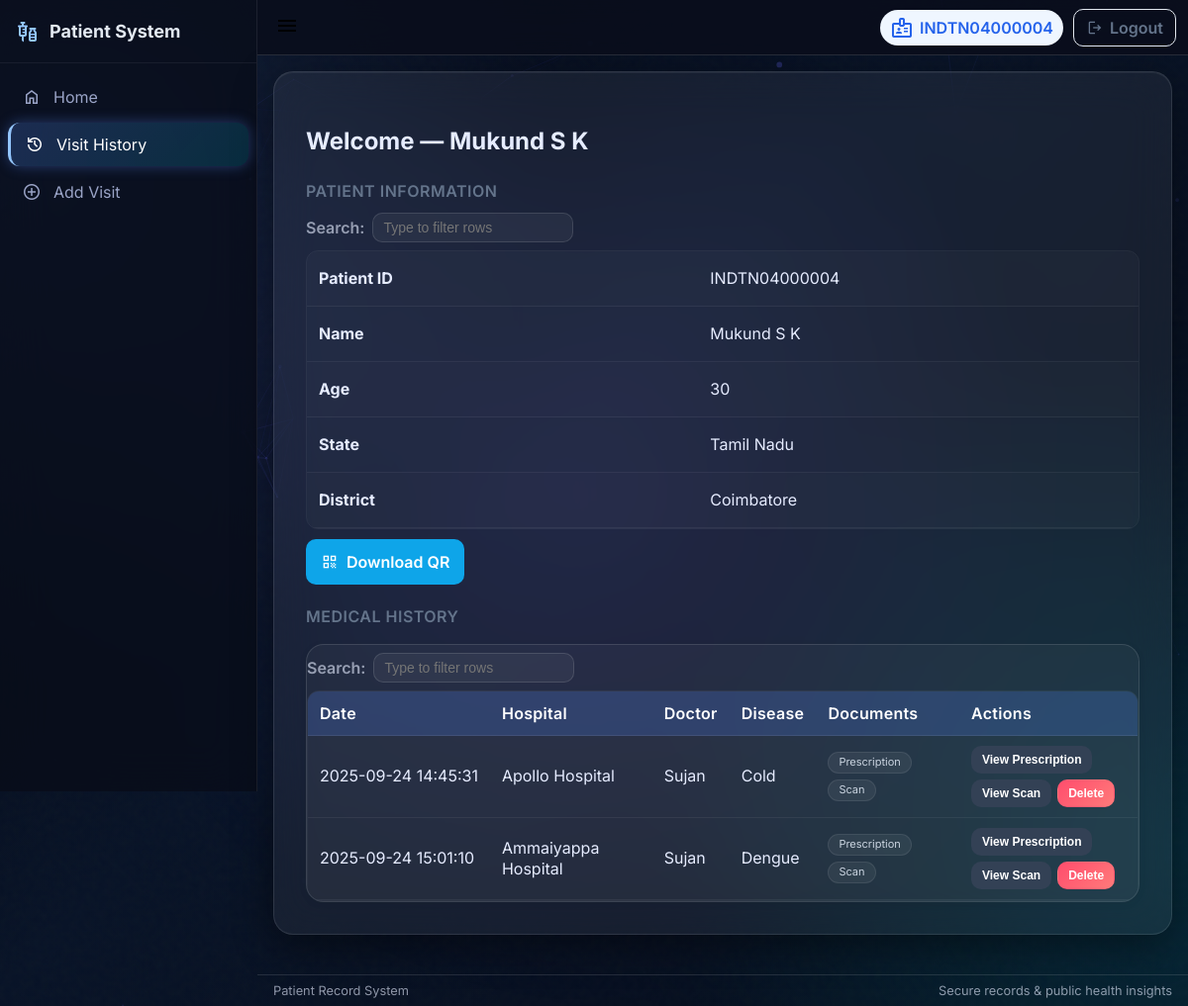
Screenshot of /past_visits/INDTN04000004 (signed in) with the database file from the repository.
### tables this page shows
CREATE TABLE patients (
                id TEXT PRIMARY KEY,
                name TEXT,
                age INTEGER,
                state TEXT,
                district TEXT,
                password TEXT,
                qr_code BLOB
            );

CREATE TABLE visits (
                visit_id INTEGER PRIMARY KEY AUTOINCREMENT,
                patient_id TEXT,
                hospital TEXT,
                doctor TEXT,
                disease TEXT,
                prescription BLOB,
                scan_doc BLOB,
                timestamp DATETIME DEFAULT CURRENT_TIMESTAMP, location TEXT,
                FOREIGN KEY (patient_id) REFERENCES patients(id)
            );

### utils/patient_routes.py (the view)
@patient_bp.route("/past_visits/<patient_id>", methods=["GET", "POST"], endpoint="past_visits")
@login_required
def past_visits(patient_id: str):
    try:
        if hasattr(current_user, 'role') and current_user.role == "patient" and hasattr(current_user, 'id') and current_user.id != patient_id:
            return ("Unauthorized", 403)
        patient = fetch_patient_by_id(patient_id)
        if not patient:
            return redirect(url_for('public.home'))
        visits = fetch_visits_by_patient_id(patient_id)
        return render_template("past_visits.html", patient=patient, visits=visits)
    except Exception as e:
        logging.error(f"Error accessing past visits for patient {patient_id}: {e}")
        return ("Internal server error", 500)

### templates/past_visits.html (shortened to what this page needs)
{% extends "base.html" %}
{% block content %}
<div class="card">
    <h2>Welcome — {{ patient.name }}</h2>
    <div class="patient-section" style="margin-bottom:20px;">
        <h3
            style="margin:0 0 10px 0; font-size:1rem; color:var(--muted); font-weight:600; text-transform:uppercase; letter-spacing:0.5px;">
            Patient Information</h3>
        <table class="table" style="margin-bottom:10px;">
            <tbody>
                <tr>
                    <td data-label="Field"><strong>Patient ID</strong></td>
                    <td data-label="Value">{{ patient.id }}</td>
                </tr>
                <tr>
                    <td data-label="Field"><strong>Name</strong></td>
                    <td data-label="Value">{{ patient.name }}</td>
                </tr>
                <tr>
                    <td data-label="Field"><strong>Age</strong></td>
                    <td data-label="Value">{{ patient.age }}</td>
                </tr>
                <tr>
                    <td data-label="Field"><strong>State</strong></td>
                    <td data-label="Value">{{ patient.state }}</td>
                </tr>
                <tr>
                    <td data-label="Field"><strong>District</strong></td>
                    <td data-label="Value">{{ patient.district }}</td>
                </tr>
            </tbody>
        </table>
        {% if current_user.is_authenticated and current_user.role == 'patient' and current_user.id == patient.id %}
        <a class="btn btn-secondary" href="{{ url_for('download_qr', patient_id=patient.id) }}">
            <span class="material-symbols-outlined" style="font-size:18px">qr_code</span>
            Download QR
        </a>
        {% endif %}
    </div>
    <div class="visits-section">
        <h3
            style="margin:0 0 12px 0; font-size:1rem; color:var(--muted); font-weight:600; text-transform:uppercase; letter-spacing:0.5px;">
            Medical History</h3>
        {% if visits %}
        <div class="table-section">
            <table class="table">
                <thead>
                    <tr>
                        <th>Date</th>
                        <th>Hospital</th>
                        <th>Doctor</th>
                        <th>Disease</th>
                        <th>Documents</th>
                        <th>Actions</th>
                    </tr>
                </thead>
                <tbody>
                    {% for visit in visits %}
                    <tr>
                        <td data-label="Date">{{ visit.timestamp if visit.timestamp else 'N/A' }}</td>
                        <td data-label="Hospital">{{ visit.hospital }}</td>
                        <td data-label="Doctor">{{ visit.doctor }}</td>
                        <td data-label="Disease">{{ visit.disease }}</td>
                        <td data-label="Documents">
                            <div class="doc-group">
                                {% if visit.prescription %}<span class="doc-pill">Prescription</span>{% endif %}
                                {% if visit.scan_doc %}<span class="doc-pill">Scan</span>{% endif %}
                            </div>
                        </td>
                        <td data-label="Actions">
                            <div style="display:flex; gap:6px; flex-wrap:wrap;">
                                {% if visit.prescription %}
                                <button type="button" onclick="openDocument('{{ visit.visit_id }}', 'prescription')"
                                    class="btn btn-small btn-preview">
                                    View Prescription
                                </button>
                                {% endif %}
                                {% if visit.scan_doc %}
                                <button type="button" onclick="openDocument('{{ visit.visit_id }}', 'scan')"
                                    class="btn btn-small btn-preview">
                                    View Scan
                                </button>
                                {% endif %}
                                {% if current_user.is_authenticated and (current_user.role == 'admin' or current_user.id
                                == patient.id) %}
                                <form method="POST" action="{{ url_for('delete_visit', visit_id=visit.visit_id) }}"
                                    style="display:inline" class="delete-visit-form">
                                    <button type="submit" class="btn btn-small btn-danger"
                                        data-no-loading="1">Delete</button>
                                </form>
                                {% endif %}
                            </div>
                        </td>
                    </tr>
                    {% endfor %}
                </tbody>
            </table>
        </div>
        {% else %}
        <div class="empty-state">
            <span class="material-symbols-outlined">medical_information</span>
            <p>No previous visits found. Add your first visit to get started.</p>
        </div>
        {% endif %}
    </div>
</div>
{% endblock %}

### templates/base.html (shortened to what this page needs)
<!DOCTYPE html>
<html lang="en">
<head>
    <link rel="stylesheet" href="{{ url_for('static', filename='style.css') }}">
    <link rel="stylesheet" href="{{ url_for('static', filename='css/premium-dark.css') }}">
</head>
<body>
    <div id="particles-js"
        style="position: fixed; inset: 0; width: 100%; height: 100%; z-index: -1; pointer-events: none; background: transparent;">
    </div>
    <div class="app">
        <aside class="sidebar" id="sidebar">
            <div class="sidebar-header">
                <span class="brand-icon material-symbols-outlined">vaccines</span>
                <span class="brand-text">Patient System</span>
            </div>
            <nav class="sidebar-nav">
                <a href="{{ url_for('home') }}" class="sidebar-link">
                    <span class="material-symbols-outlined">home</span>
                    <span>Home</span>
                </a>
                {% if current_user.is_authenticated %}
                {% if current_user.role == "admin" %}
                <a href="{{ url_for('filtered_patients') }}" class="sidebar-link">
                    <span class="material-symbols-outlined">filter_list</span>
                    <span>Registered Patients</span>
                </a>
                <a href="{{ url_for('filtered_visits') }}" class="sidebar-link">
                    <span class="material-symbols-outlined">search</span>
                    <span>View Records</span>
                </a>
                <a href="{{ url_for('admin_dashboard') }}" class="sidebar-link">
                    <span class="material-symbols-outlined">monitoring</span>
                    <span>Dashboard</span>
                </a>
                <a href="{{ url_for('view_alerts') }}" class="sidebar-link">
                    <span class="material-symbols-outlined">warning</span>
                    <span>Alerts</span>
                </a>
                <a href="{{ url_for('system_logs') }}" class="sidebar-link">
                    <span class="material-symbols-outlined">receipt_long</span>
                    <span>System Logs</span>
                </a>
                {% elif current_user.role == "patient" %}
                <a href="{{ url_for('past_visits', patient_id=current_user.id) }}" class="sidebar-link">
                    <span class="material-symbols-outlined">history</span>
                    <span>Visit History</span>
                </a>
                <a href="{{ url_for('add_visit', patient_id=current_user.id) }}" class="sidebar-link">
                    <span class="material-symbols-outlined">add_circle</span>
                    <span>Add Visit</span>
                </a>
                {% endif %}
                {% endif %}
            </nav>
        </aside>
        <div class="main">
            <header class="topbar">
                <div class="topbar-left">
                    <button class="sidebar-toggle" id="sidebarToggle" aria-label="Toggle Navigation"
                        aria-expanded="false">
                        <span class="material-symbols-outlined" id="toggleIcon">menu</span>
                    </button>
                </div>
                <div class="topbar-right">
                    {% if current_user.is_authenticated %}
                    <span class="user-chip">
                        <span class="material-symbols-outlined">badge</span>
                        <span class="user-id">{{ current_user.id }}</span>
                    </span>
                    <a href="{{ url_for('logout') }}" class="btn-logout">
                        <span class="material-symbols-outlined" style="font-size:18px">logout</span>
                        <span>Logout</span>
                    </a>
                    {% endif %}
                </div>
            </header>
            <main class="content">
                {% block content %}{% endblock %}
            </main>
            <footer class="footer">
                <div class="container footer-inner">
                    <div class="footer-left">Patient Record System</div>
                    <div class="footer-right">
                        <span>Secure records &amp; public health insights</span>
                    </div>
                </div>
            </footer>
        </div>
    </div>
    <script>
        document.addEventListener('DOMContentLoaded', function () {
            if (window.particlesJS) {
                particlesJS("particles-js", {
                    "particles": {
                        "number": { "value": 50, "density": { "enable": true, "value_area": 800 } },
                        "color": { "value": "#6366f1" },
                        "shape": { "type": "circle" },
                        "opacity": { "value": 0.3, "random": true, "anim": { "enable": true, "speed": 1, "opacity_min": 0.1, "sync": false } },
                        "size": { "value": 3, "random": true, "anim": { "enable": false } },
                        "line_linked": { "enable": true, "distance": 150, "color": "#6366f1", "opacity": 0.15, "width": 1 },
                        "move": { "enable": true, "speed": 1.2, "direction": "top", "random": true, "straight": false, "out_mode": "out", "bounce": false }
                    },
                    "interactivity": {
                        "detect_on": "canvas",
                        "events": { "onhover": { "enable": false }, "onclick": { "enable": false }, "resize": true }
                    },
                    "retina_detect": true
                });
            }
        });
    </script>
</body>
</html>

### rows the page displays
patients: id "INDTN04000004", name "Mukund S K", age "30", state "Tamil Nadu", district "Coimbatore"
visits: timestamp "2025-09-24 14:45:31", hospital "Apollo Hospital", doctor "Sujan", disease "Cold", shows "Prescription", shows "Scan"
visits: timestamp "2025-09-24 15:01:10", hospital "Ammaiyappa Hospital", doctor "Sujan", disease "Dengue", shows "Prescription", shows "Scan"
